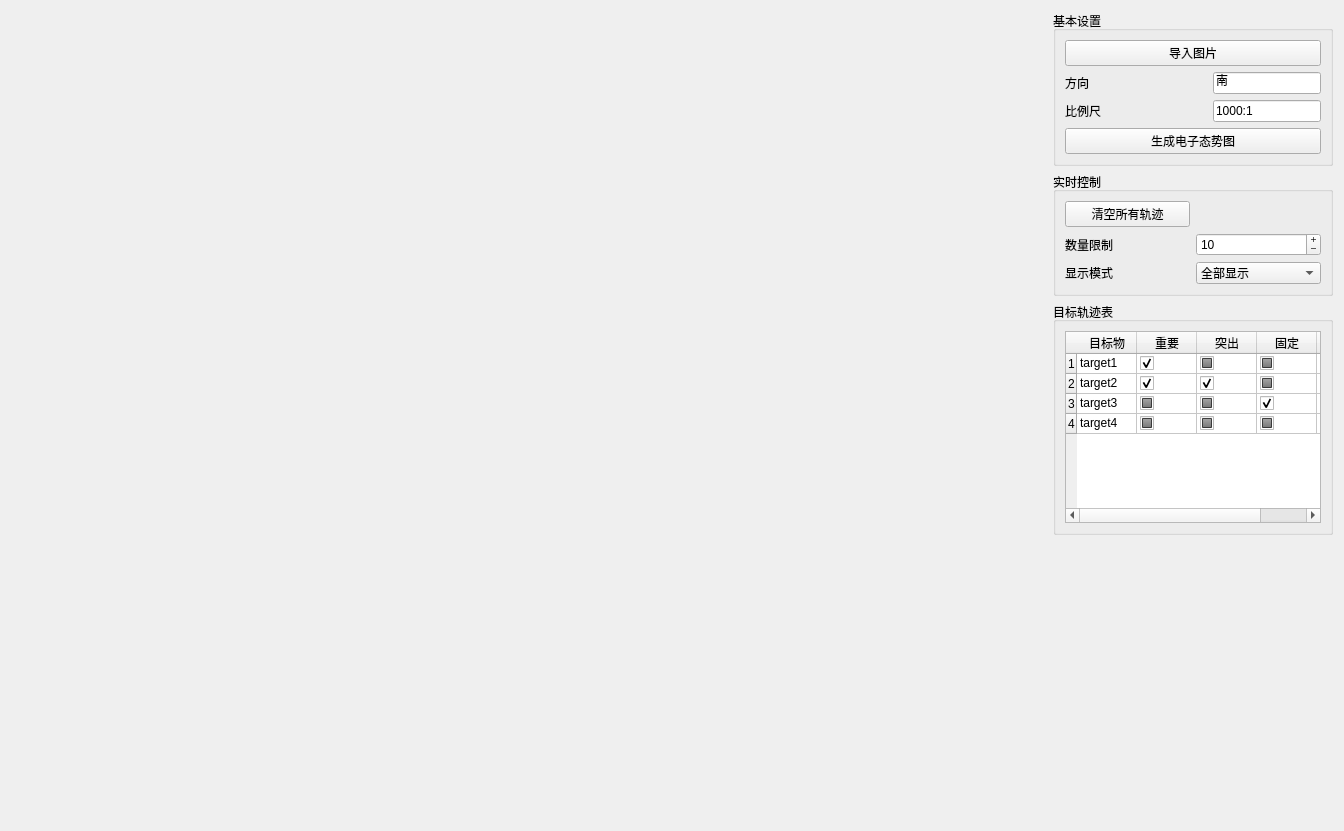
<?xml version="1.0" encoding="UTF-8"?>
<ui version="4.0">
 <class>ElectronicSituationMap</class>
 <widget class="QWidget" name="ElectronicSituationMap">
  <property name="geometry">
   <rect>
    <x>0</x>
    <y>0</y>
    <width>1344</width>
    <height>831</height>
   </rect>
  </property>
  <property name="windowTitle">
   <string>Form</string>
  </property>
  <layout class="QGridLayout" name="gridLayout_10" columnstretch="1,0">
   <item row="0" column="0">
    <layout class="QGridLayout" name="gridLayout_8">
     <item row="0" column="0">
      <widget class="QLabel" name="label_5">
       <property name="text">
        <string/>
       </property>
       <property name="pixmap">
        <pixmap resource="../../build/resources.qrc">:/resources/area.jpg</pixmap>
       </property>
       <property name="scaledContents">
        <bool>true</bool>
       </property>
      </widget>
     </item>
    </layout>
   </item>
   <item row="0" column="1">
    <layout class="QGridLayout" name="gridLayout_7">
     <item row="1" column="0">
      <widget class="QGroupBox" name="groupBox_2">
       <property name="title">
        <string>实时控制</string>
       </property>
       <layout class="QGridLayout" name="gridLayout_5">
        <item row="0" column="0">
         <layout class="QGridLayout" name="gridLayout_4">
          <item row="1" column="0">
           <widget class="QLabel" name="label_3">
            <property name="text">
             <string>数量限制</string>
            </property>
           </widget>
          </item>
          <item row="1" column="1">
           <widget class="QSpinBox" name="spinBox">
            <property name="buttonSymbols">
             <enum>QAbstractSpinBox::PlusMinus</enum>
            </property>
            <property name="maximum">
             <number>36</number>
            </property>
            <property name="value">
             <number>10</number>
            </property>
           </widget>
          </item>
          <item row="0" column="0">
           <widget class="QPushButton" name="pushButton_2">
            <property name="text">
             <string>清空所有轨迹</string>
            </property>
           </widget>
          </item>
          <item row="2" column="1">
           <widget class="QComboBox" name="comboBox">
            <item>
             <property name="text">
              <string>全部显示</string>
             </property>
            </item>
            <item>
             <property name="text">
              <string>专注模式</string>
             </property>
            </item>
           </widget>
          </item>
          <item row="2" column="0">
           <widget class="QLabel" name="label_4">
            <property name="text">
             <string>显示模式</string>
            </property>
           </widget>
          </item>
         </layout>
        </item>
       </layout>
      </widget>
     </item>
     <item row="0" column="0">
      <widget class="QGroupBox" name="groupBox">
       <property name="title">
        <string>基本设置</string>
       </property>
       <layout class="QGridLayout" name="gridLayout_3">
        <item row="1" column="0">
         <layout class="QGridLayout" name="gridLayout">
          <item row="4" column="0">
           <widget class="QPushButton" name="pushButton_3">
            <property name="text">
             <string>生成电子态势图</string>
            </property>
           </widget>
          </item>
          <item row="2" column="0">
           <layout class="QGridLayout" name="gridLayout_2">
            <item row="0" column="0">
             <widget class="QLabel" name="label">
              <property name="text">
               <string>方向</string>
              </property>
             </widget>
            </item>
            <item row="0" column="1">
             <widget class="QLineEdit" name="lineEdit">
              <property name="sizePolicy">
               <sizepolicy hsizetype="Fixed" vsizetype="Fixed">
                <horstretch>0</horstretch>
                <verstretch>0</verstretch>
               </sizepolicy>
              </property>
              <property name="text">
               <string>南</string>
              </property>
             </widget>
            </item>
           </layout>
          </item>
          <item row="1" column="0">
           <widget class="QPushButton" name="pushButton">
            <property name="text">
             <string>导入图片</string>
            </property>
           </widget>
          </item>
          <item row="3" column="0">
           <layout class="QGridLayout" name="gridLayout_9">
            <item row="0" column="1">
             <widget class="QLineEdit" name="lineEdit_2">
              <property name="sizePolicy">
               <sizepolicy hsizetype="Fixed" vsizetype="Fixed">
                <horstretch>0</horstretch>
                <verstretch>0</verstretch>
               </sizepolicy>
              </property>
              <property name="text">
               <string>1000:1</string>
              </property>
             </widget>
            </item>
            <item row="0" column="0">
             <widget class="QLabel" name="label_2">
              <property name="text">
               <string>比例尺</string>
              </property>
             </widget>
            </item>
           </layout>
          </item>
         </layout>
        </item>
       </layout>
      </widget>
     </item>
     <item row="2" column="0">
      <widget class="QGroupBox" name="groupBox_3">
       <property name="title">
        <string>目标轨迹表</string>
       </property>
       <layout class="QGridLayout" name="gridLayout_6">
        <item row="0" column="0">
         <widget class="QTableWidget" name="tableWidget">
          <property name="sizePolicy">
           <sizepolicy hsizetype="Fixed" vsizetype="Fixed">
            <horstretch>0</horstretch>
            <verstretch>0</verstretch>
           </sizepolicy>
          </property>
          <property name="maximumSize">
           <size>
            <width>300</width>
            <height>16777215</height>
           </size>
          </property>
          <attribute name="horizontalHeaderCascadingSectionResizes">
           <bool>true</bool>
          </attribute>
          <attribute name="horizontalHeaderDefaultSectionSize">
           <number>60</number>
          </attribute>
          <attribute name="horizontalHeaderMinimumSectionSize">
           <number>20</number>
          </attribute>
          <attribute name="horizontalHeaderShowSortIndicator" stdset="0">
           <bool>true</bool>
          </attribute>
          <attribute name="horizontalHeaderStretchLastSection">
           <bool>true</bool>
          </attribute>
          <attribute name="verticalHeaderDefaultSectionSize">
           <number>20</number>
          </attribute>
          <attribute name="verticalHeaderMinimumSectionSize">
           <number>16</number>
          </attribute>
          <row>
           <property name="text">
            <string>1</string>
           </property>
          </row>
          <row>
           <property name="text">
            <string>2</string>
           </property>
          </row>
          <row>
           <property name="text">
            <string>3</string>
           </property>
          </row>
          <row>
           <property name="text">
            <string>4</string>
           </property>
          </row>
          <column>
           <property name="text">
            <string>目标物</string>
           </property>
          </column>
          <column>
           <property name="text">
            <string>重要</string>
           </property>
          </column>
          <column>
           <property name="text">
            <string>突出</string>
           </property>
          </column>
          <column>
           <property name="text">
            <string>固定</string>
           </property>
          </column>
          <column>
           <property name="text">
            <string>操作</string>
           </property>
          </column>
          <item row="0" column="0">
           <property name="text">
            <string>target1</string>
           </property>
          </item>
          <item row="0" column="1">
           <property name="text">
            <string/>
           </property>
           <property name="checkState">
            <enum>Checked</enum>
           </property>
          </item>
          <item row="0" column="2">
           <property name="text">
            <string/>
           </property>
           <property name="checkState">
            <enum>PartiallyChecked</enum>
           </property>
          </item>
          <item row="0" column="3">
           <property name="text">
            <string/>
           </property>
           <property name="checkState">
            <enum>PartiallyChecked</enum>
           </property>
          </item>
          <item row="1" column="0">
           <property name="text">
            <string>target2</string>
           </property>
          </item>
          <item row="1" column="1">
           <property name="text">
            <string/>
           </property>
           <property name="checkState">
            <enum>Checked</enum>
           </property>
          </item>
          <item row="1" column="2">
           <property name="text">
            <string/>
           </property>
           <property name="checkState">
            <enum>Checked</enum>
           </property>
          </item>
          <item row="1" column="3">
           <property name="text">
            <string/>
           </property>
           <property name="checkState">
            <enum>PartiallyChecked</enum>
           </property>
          </item>
          <item row="2" column="0">
           <property name="text">
            <string>target3</string>
           </property>
          </item>
          <item row="2" column="1">
           <property name="text">
            <string/>
           </property>
           <property name="checkState">
            <enum>PartiallyChecked</enum>
           </property>
          </item>
          <item row="2" column="2">
           <property name="text">
            <string/>
           </property>
           <property name="checkState">
            <enum>PartiallyChecked</enum>
           </property>
          </item>
          <item row="2" column="3">
           <property name="text">
            <string/>
           </property>
           <property name="checkState">
            <enum>Checked</enum>
           </property>
          </item>
          <item row="3" column="0">
           <property name="text">
            <string>target4</string>
           </property>
          </item>
          <item row="3" column="1">
           <property name="text">
            <string/>
           </property>
           <property name="checkState">
            <enum>PartiallyChecked</enum>
           </property>
          </item>
          <item row="3" column="2">
           <property name="text">
            <string/>
           </property>
           <property name="checkState">
            <enum>PartiallyChecked</enum>
           </property>
          </item>
          <item row="3" column="3">
           <property name="text">
            <string/>
           </property>
           <property name="checkState">
            <enum>PartiallyChecked</enum>
           </property>
          </item>
         </widget>
        </item>
       </layout>
      </widget>
     </item>
     <item row="3" column="0">
      <spacer name="verticalSpacer">
       <property name="orientation">
        <enum>Qt::Vertical</enum>
       </property>
       <property name="sizeHint" stdset="0">
        <size>
         <width>20</width>
         <height>40</height>
        </size>
       </property>
      </spacer>
     </item>
    </layout>
   </item>
  </layout>
 </widget>
 <resources>
  <include location="../../build/resources.qrc"/>
 </resources>
 <connections/>
</ui>
